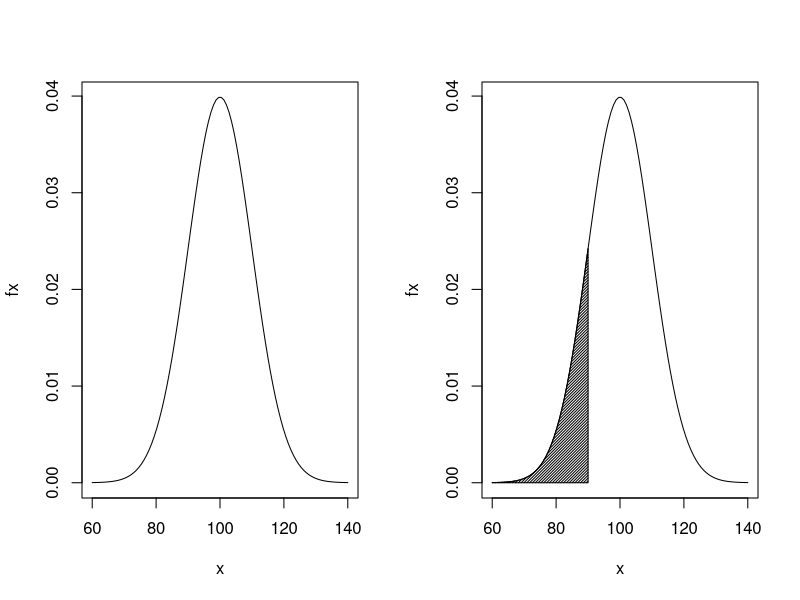

This chart was generated by the following R code:
# 21
mean = 100; sd = sqrt(100); X = 95

pnorm(X, mean, sd)


# 22
funcao.normal <- function(x)
{
  fx <- (1 / sqrt(2*pi*100)) * exp ((-1/200) * (x-100)^2)
  return (fx)
}

par(mfrow = c(1,2))


# 23
x <- seq(60, 140, length.out = 100)
fx <- funcao.normal (x)
plot(
  x, 
  fx, 
  type = "l"
)

plot(x, fx, type = "l")
vx <- c(60, 60, x[x < 90], 90, 90)
vy <- c(0, funcao.normal(60), fx[x < 90], funcao.normal(90), 0)
polygon(vx, vy, dens = 50)


# 24
pnorm(90, mean=100, sd=10)

# "que diferentemente da pnorm() reporta ainda o erro de aproximação numérica"
integrate(funcao.normal, -Inf, 90)

pnorm(105, mean, sd) - pnorm(90, mean, sd)
integrate(funcao.normal, 90, 105)

1 - pnorm(90, mean, sd)
integrate(funcao.normal, 90, +Inf)
